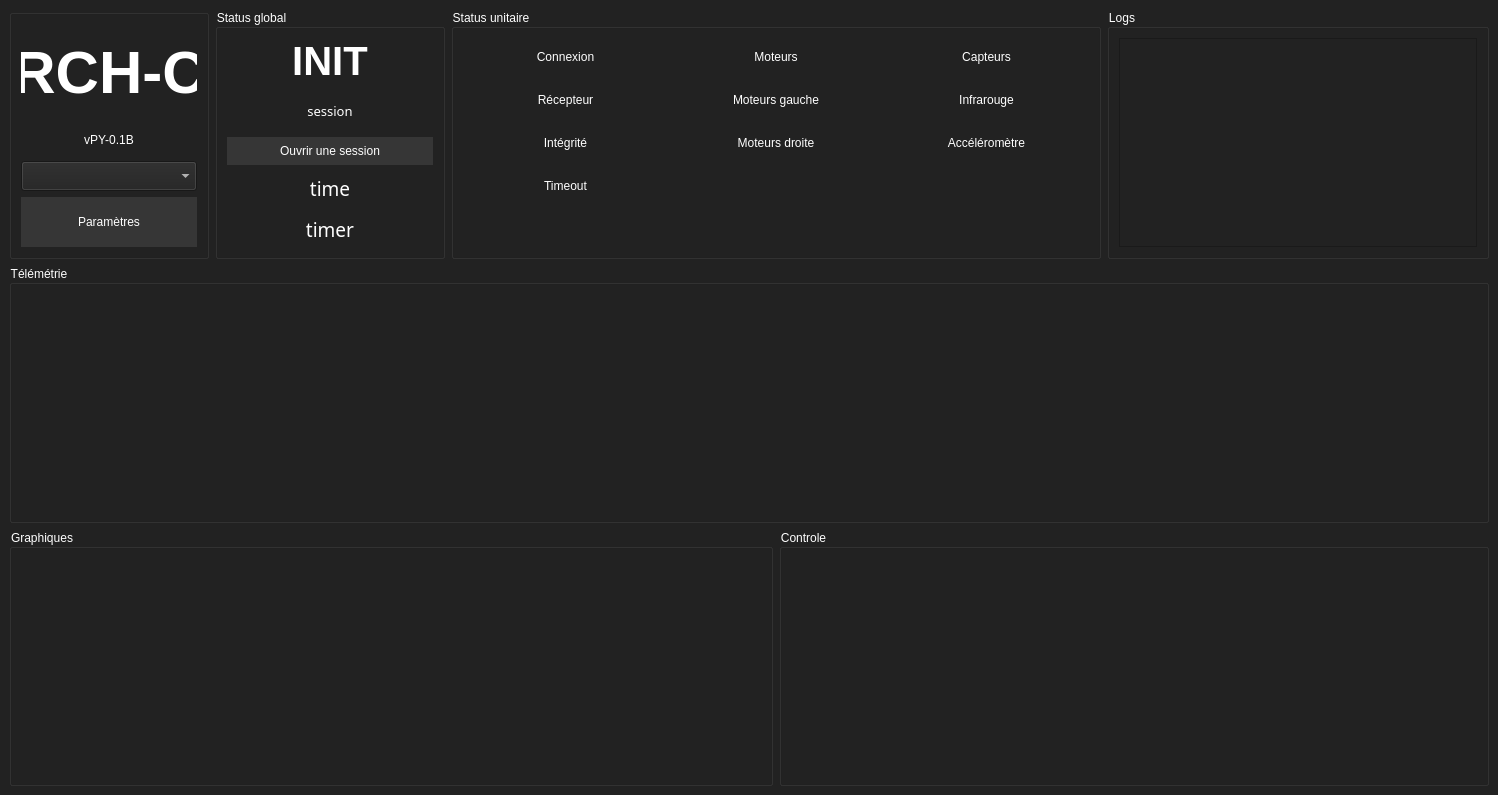
<?xml version="1.0" encoding="UTF-8"?>
<ui version="4.0">
 <class>MainWindow</class>
 <widget class="QMainWindow" name="MainWindow">
  <property name="geometry">
   <rect>
    <x>0</x>
    <y>0</y>
    <width>1498</width>
    <height>795</height>
   </rect>
  </property>
  <property name="baseSize">
   <size>
    <width>1280</width>
    <height>720</height>
   </size>
  </property>
  <property name="windowTitle">
   <string>RCH-C</string>
  </property>
  <property name="styleSheet">
   <string notr="true">QMainWindow {
	margin: 10px;
}

QMainWindow, QWidget {
	background-color: #222;
	color: #fff;
}

QPushButton {
	padding: 5px 8px;
	background-color: #363636;
	color: #fff;
	border: 2px solid #363636;
}

QPushButton:hover {
	border-color: #444;
}

QPushButton:pressed {
	background-color: #444;
}

QLabel[objectName^=&quot;statusLabel_&quot;] {
	background-color: #363636;
}

PlotWidget {
	border: 1px solid #363636;
}

QProgressBar {
    text-align: center;
}

 QProgressBar::chunk {
	background-color: #2ecc71;
	text-align: center;
 }</string>
  </property>
  <widget class="QWidget" name="centralwidget">
   <layout class="QGridLayout" name="gridLayout_2">
    <item row="0" column="2" colspan="2">
     <widget class="QGroupBox" name="statusBox">
      <property name="minimumSize">
       <size>
        <width>650</width>
        <height>0</height>
       </size>
      </property>
      <property name="maximumSize">
       <size>
        <width>650</width>
        <height>250</height>
       </size>
      </property>
      <property name="title">
       <string>Status unitaire</string>
      </property>
      <layout class="QHBoxLayout" name="horizontalLayout">
       <item>
        <layout class="QVBoxLayout" name="verticalLayout_6">
         <item>
          <widget class="QLabel" name="statusLabel_connexion">
           <property name="text">
            <string>Connexion</string>
           </property>
           <property name="alignment">
            <set>Qt::AlignCenter</set>
           </property>
          </widget>
         </item>
         <item>
          <widget class="QLabel" name="statusLabel_recepteur">
           <property name="text">
            <string>Récepteur</string>
           </property>
           <property name="alignment">
            <set>Qt::AlignCenter</set>
           </property>
          </widget>
         </item>
         <item>
          <widget class="QLabel" name="statusLabel_integrite">
           <property name="text">
            <string>Intégrité</string>
           </property>
           <property name="alignment">
            <set>Qt::AlignCenter</set>
           </property>
          </widget>
         </item>
         <item>
          <widget class="QLabel" name="statusLabel_timeout">
           <property name="text">
            <string>Timeout</string>
           </property>
           <property name="alignment">
            <set>Qt::AlignCenter</set>
           </property>
          </widget>
         </item>
         <item>
          <widget class="QLabel" name="label_3">
           <property name="text">
            <string/>
           </property>
          </widget>
         </item>
        </layout>
       </item>
       <item>
        <layout class="QVBoxLayout" name="verticalLayout_5">
         <item>
          <widget class="QLabel" name="statusLabel_motors">
           <property name="text">
            <string>Moteurs</string>
           </property>
           <property name="alignment">
            <set>Qt::AlignCenter</set>
           </property>
          </widget>
         </item>
         <item>
          <widget class="QLabel" name="statusLabel_motorL">
           <property name="text">
            <string>Moteurs gauche</string>
           </property>
           <property name="alignment">
            <set>Qt::AlignCenter</set>
           </property>
          </widget>
         </item>
         <item>
          <widget class="QLabel" name="statusLabel_motorR">
           <property name="text">
            <string>Moteurs droite</string>
           </property>
           <property name="alignment">
            <set>Qt::AlignCenter</set>
           </property>
          </widget>
         </item>
         <item>
          <widget class="QLabel" name="label_4">
           <property name="text">
            <string/>
           </property>
          </widget>
         </item>
         <item>
          <widget class="QLabel" name="label_5">
           <property name="text">
            <string/>
           </property>
          </widget>
         </item>
        </layout>
       </item>
       <item>
        <layout class="QVBoxLayout" name="verticalLayout_4">
         <item>
          <widget class="QLabel" name="statusLabel_sensors">
           <property name="text">
            <string>Capteurs</string>
           </property>
           <property name="alignment">
            <set>Qt::AlignCenter</set>
           </property>
          </widget>
         </item>
         <item>
          <widget class="QLabel" name="statusLabel_ir">
           <property name="text">
            <string>Infrarouge</string>
           </property>
           <property name="alignment">
            <set>Qt::AlignCenter</set>
           </property>
          </widget>
         </item>
         <item>
          <widget class="QLabel" name="statusLabel_acc">
           <property name="text">
            <string>Accéléromètre</string>
           </property>
           <property name="alignment">
            <set>Qt::AlignCenter</set>
           </property>
          </widget>
         </item>
         <item>
          <widget class="QLabel" name="label_6">
           <property name="text">
            <string/>
           </property>
          </widget>
         </item>
         <item>
          <widget class="QLabel" name="label_7">
           <property name="text">
            <string/>
           </property>
          </widget>
         </item>
        </layout>
       </item>
      </layout>
     </widget>
    </item>
    <item row="0" column="0">
     <widget class="QGroupBox" name="groupBox_4">
      <property name="minimumSize">
       <size>
        <width>200</width>
        <height>250</height>
       </size>
      </property>
      <property name="maximumSize">
       <size>
        <width>200</width>
        <height>250</height>
       </size>
      </property>
      <property name="title">
       <string/>
      </property>
      <property name="flat">
       <bool>false</bool>
      </property>
      <layout class="QGridLayout" name="gridLayout">
       <item row="5" column="0">
        <widget class="QPushButton" name="settingsButton">
         <property name="minimumSize">
          <size>
           <width>0</width>
           <height>0</height>
          </size>
         </property>
         <property name="maximumSize">
          <size>
           <width>16777215</width>
           <height>50</height>
          </size>
         </property>
         <property name="styleSheet">
          <string notr="true"/>
         </property>
         <property name="text">
          <string>Paramètres</string>
         </property>
         <property name="checkable">
          <bool>false</bool>
         </property>
         <property name="flat">
          <bool>false</bool>
         </property>
        </widget>
       </item>
       <item row="0" column="0">
        <widget class="QLabel" name="label">
         <property name="font">
          <font>
           <pointsize>45</pointsize>
           <weight>75</weight>
           <bold>true</bold>
          </font>
         </property>
         <property name="text">
          <string>RCH-C</string>
         </property>
         <property name="textFormat">
          <enum>Qt::AutoText</enum>
         </property>
         <property name="alignment">
          <set>Qt::AlignCenter</set>
         </property>
        </widget>
       </item>
       <item row="2" column="0">
        <widget class="QLabel" name="label_2">
         <property name="maximumSize">
          <size>
           <width>16777215</width>
           <height>30</height>
          </size>
         </property>
         <property name="text">
          <string>vPY-0.1B</string>
         </property>
         <property name="alignment">
          <set>Qt::AlignCenter</set>
         </property>
        </widget>
       </item>
       <item row="4" column="0">
        <widget class="QComboBox" name="serialComboBox">
         <property name="maximumSize">
          <size>
           <width>16777215</width>
           <height>30</height>
          </size>
         </property>
         <property name="currentText">
          <string/>
         </property>
        </widget>
       </item>
      </layout>
     </widget>
    </item>
    <item row="0" column="1">
     <widget class="QGroupBox" name="globalStatusBox">
      <property name="minimumSize">
       <size>
        <width>230</width>
        <height>0</height>
       </size>
      </property>
      <property name="maximumSize">
       <size>
        <width>230</width>
        <height>16777215</height>
       </size>
      </property>
      <property name="title">
       <string>Status global</string>
      </property>
      <layout class="QVBoxLayout" name="verticalLayout">
       <item>
        <widget class="QLabel" name="statusLabel_global">
         <property name="font">
          <font>
           <pointsize>30</pointsize>
           <weight>75</weight>
           <bold>true</bold>
          </font>
         </property>
         <property name="text">
          <string>INIT</string>
         </property>
         <property name="alignment">
          <set>Qt::AlignCenter</set>
         </property>
        </widget>
       </item>
       <item>
        <widget class="QLabel" name="sessionLabel">
         <property name="font">
          <font>
           <family>Ubuntu Mono</family>
           <pointsize>10</pointsize>
          </font>
         </property>
         <property name="toolTip">
          <string>Cliquer pour ouvrir le dossier</string>
         </property>
         <property name="text">
          <string>session</string>
         </property>
         <property name="alignment">
          <set>Qt::AlignCenter</set>
         </property>
        </widget>
       </item>
       <item>
        <widget class="QPushButton" name="sessionButton">
         <property name="text">
          <string>Ouvrir une session</string>
         </property>
        </widget>
       </item>
       <item>
        <widget class="QLabel" name="clockLabel">
         <property name="maximumSize">
          <size>
           <width>16777215</width>
           <height>35</height>
          </size>
         </property>
         <property name="font">
          <font>
           <family>Ubuntu Mono</family>
           <pointsize>14</pointsize>
          </font>
         </property>
         <property name="midLineWidth">
          <number>-2</number>
         </property>
         <property name="text">
          <string>time</string>
         </property>
         <property name="alignment">
          <set>Qt::AlignCenter</set>
         </property>
        </widget>
       </item>
       <item>
        <widget class="QLabel" name="timerLabel">
         <property name="maximumSize">
          <size>
           <width>16777215</width>
           <height>35</height>
          </size>
         </property>
         <property name="font">
          <font>
           <family>Ubuntu Mono</family>
           <pointsize>14</pointsize>
           <weight>50</weight>
           <bold>false</bold>
          </font>
         </property>
         <property name="text">
          <string>timer</string>
         </property>
         <property name="alignment">
          <set>Qt::AlignCenter</set>
         </property>
        </widget>
       </item>
      </layout>
     </widget>
    </item>
    <item row="0" column="4">
     <widget class="QGroupBox" name="groupBox_2">
      <property name="maximumSize">
       <size>
        <width>16777215</width>
        <height>250</height>
       </size>
      </property>
      <property name="title">
       <string>Logs</string>
      </property>
      <layout class="QGridLayout" name="gridLayout_5">
       <item row="0" column="0">
        <widget class="QPlainTextEdit" name="logTextEdit">
         <property name="font">
          <font>
           <family>Ubuntu Mono</family>
          </font>
         </property>
         <property name="readOnly">
          <bool>true</bool>
         </property>
         <property name="textInteractionFlags">
          <set>Qt::TextSelectableByKeyboard|Qt::TextSelectableByMouse</set>
         </property>
        </widget>
       </item>
      </layout>
     </widget>
    </item>
    <item row="1" column="0" colspan="5">
     <widget class="QGroupBox" name="telemetryBox">
      <property name="title">
       <string>Télémétrie</string>
      </property>
      <layout class="QGridLayout" name="gridLayout_4"/>
     </widget>
    </item>
    <item row="2" column="3" colspan="2">
     <widget class="QGroupBox" name="controlBox">
      <property name="title">
       <string>Controle</string>
      </property>
     </widget>
    </item>
    <item row="2" column="0" colspan="3">
     <widget class="QGroupBox" name="graphBox">
      <property name="maximumSize">
       <size>
        <width>960</width>
        <height>16777215</height>
       </size>
      </property>
      <property name="title">
       <string>Graphiques</string>
      </property>
      <layout class="QGridLayout" name="gridLayout_3">
       <item row="0" column="1">
        <widget class="PlotWidget" name="widget" native="true"/>
       </item>
       <item row="0" column="0">
        <widget class="PlotWidget" name="tempGraph" native="true"/>
       </item>
       <item row="1" column="0">
        <widget class="PlotWidget" name="gyroGraph" native="true"/>
       </item>
       <item row="1" column="1">
        <widget class="PlotWidget" name="accGraph" native="true"/>
       </item>
      </layout>
     </widget>
    </item>
   </layout>
  </widget>
 </widget>
 <customwidgets>
  <customwidget>
   <class>PlotWidget</class>
   <extends>QWidget</extends>
   <header>pyqtgraph</header>
   <container>1</container>
  </customwidget>
 </customwidgets>
 <resources/>
 <connections/>
</ui>
